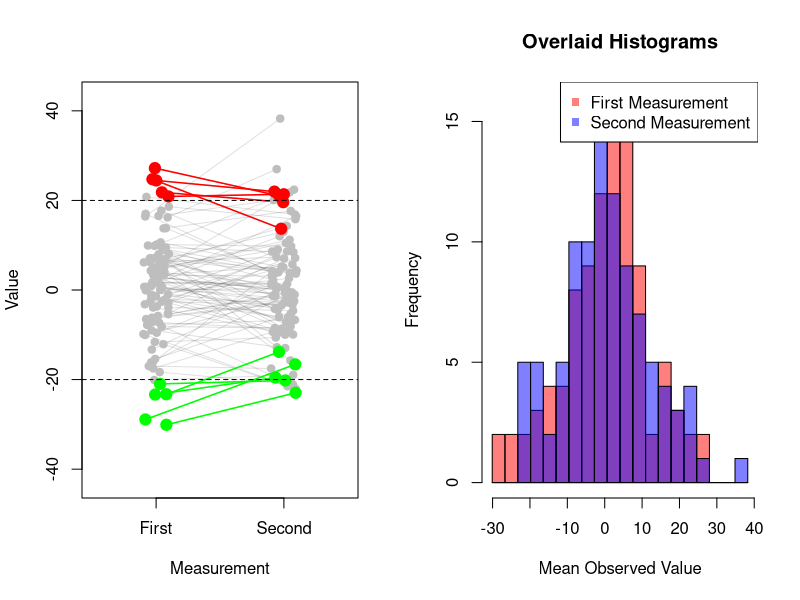

Source code (R):
# Simulate sum of two distributions for n people
# 
# For each of n people:
#   1. Draw a value from Normal(mean1, sd1)
#   2. Draw a value from Normal(mean2, sd2)
#   3. Store the sum of the two values

# Parameters - edit these values

# Underlying variation
n <- 100
mean_property <- 0
sd_property <- 10

mean_noise <- 0
sd_noise <- 20

# Number of repeated noisy observations per person
n_replicates <- 10
# Selected extremes
n_extremes <- 5
# Study inclusion criterion
inclusion_criterion <- 20

# Join each person's two measurements with a line.
#   1 = everyone, faintly, with the selected extremes drawn over the top
#   0 = only the selected extremes
connect_all <- 1

# Draw n underlying true values
real_values <- rnorm(n, mean = mean_property, sd = sd_property)

# For each person, draw n_replicates noise values
noise_matrix1 <- matrix(rnorm(n * n_replicates, mean = mean_noise, sd = sd_noise), nrow = n, ncol = n_replicates)
# For each person and each replicate, compute the noisy observed value
observed_matrix1 <- real_values + noise_matrix1

# For each person, draw n_replicates noise values
noise_matrix2 <- matrix(rnorm(n * n_replicates, mean = mean_noise, sd = sd_noise), nrow = n, ncol = n_replicates)
# For each person and each replicate, compute the noisy observed value
observed_matrix2 <- real_values + noise_matrix2

# Average across columns (replicates) for each person
mean_observed1 <- rowMeans(observed_matrix1)
mean_observed2 <- rowMeans(observed_matrix2)

rg <- ceiling(max(abs(c(mean_observed1, mean_observed2))) * 1.1)

# Get indices of extremes
lowest_indices <- order(mean_observed1)[1:n_extremes]
highest_indices <- tail(order(mean_observed1), n_extremes)

par(mfrow=c(1,2))

# Plot mean_observed1 at x=1 and mean_observed2 at x=2 with jitter
# All dots gray, lowest in green, highest in red
plot(c(1, 2), range(c(mean_observed1, mean_observed2)), type = "n",
     xlab = "Measurement", ylab = "Value", xaxt = "n", xlim = c(0.5, 2.5), ylim = c(-rg, rg))

# Fix each person's jittered x position once. The highlights are drawn on top
# of the gray dots, so they have to reuse the same x -- jittering again would
# put the coloured dot beside the person it is meant to be marking, and leave
# the gray one showing next to it.
x1 <- jitter(rep(1, n), amount = 0.1)
x2 <- jitter(rep(2, n), amount = 0.1)

# Join each person's two measurements. Drawn before the points so the dots sit
# on top of the lines rather than being crossed out by them. The faint grey
# shows the general churn; the coloured ones are the story -- the people picked
# for being extreme the first time are the ones visibly walking back towards
# the middle the second time.
if (connect_all)
{
  segments(x1, mean_observed1, x2, mean_observed2, col = rgb(0, 0, 0, 0.12))
}

segments(x1[lowest_indices], mean_observed1[lowest_indices],
         x2[lowest_indices], mean_observed2[lowest_indices],
         col = "green", lwd = 1.5)
segments(x1[highest_indices], mean_observed1[highest_indices],
         x2[highest_indices], mean_observed2[highest_indices],
         col = "red", lwd = 1.5)

# All points in gray
points(x1, mean_observed1, pch = 19, col = "gray")
points(x2, mean_observed2, pch = 19, col = "gray")

# Highlight lowest and highest indices
points(x1[lowest_indices], mean_observed1[lowest_indices], pch = 19, col = "green", cex = 1.5)
points(x2[lowest_indices], mean_observed2[lowest_indices], pch = 19, col = "green", cex = 1.5)
points(x1[highest_indices], mean_observed1[highest_indices], pch = 19, col = "red", cex = 1.5)
points(x2[highest_indices], mean_observed2[highest_indices], pch = 19, col = "red", cex = 1.5)

axis(1, at = 1:2, labels = c("First", "Second"))

abline(h = -inclusion_criterion, col = "black", lty = 2)
abline(h = inclusion_criterion, col = "black", lty = 2)

# Histogram of the two sets of 100 measurements, overlaid
# Use the same breaks for both histograms
all_values <- c(mean_observed1, mean_observed2)
common_breaks <- seq(min(all_values), max(all_values), length.out = 21)

hist(mean_observed1, breaks = common_breaks, col = rgb(1, 0, 0, 0.5),
     xlab = "Mean Observed Value", main = "Overlaid Histograms")
hist(mean_observed2, breaks = common_breaks, col = rgb(0, 0, 1, 0.5), add = TRUE)
legend("topright", legend = c("First Measurement", "Second Measurement"),
       col = c(rgb(1, 0, 0, 0.5), rgb(0, 0, 1, 0.5)), pch = 15)
